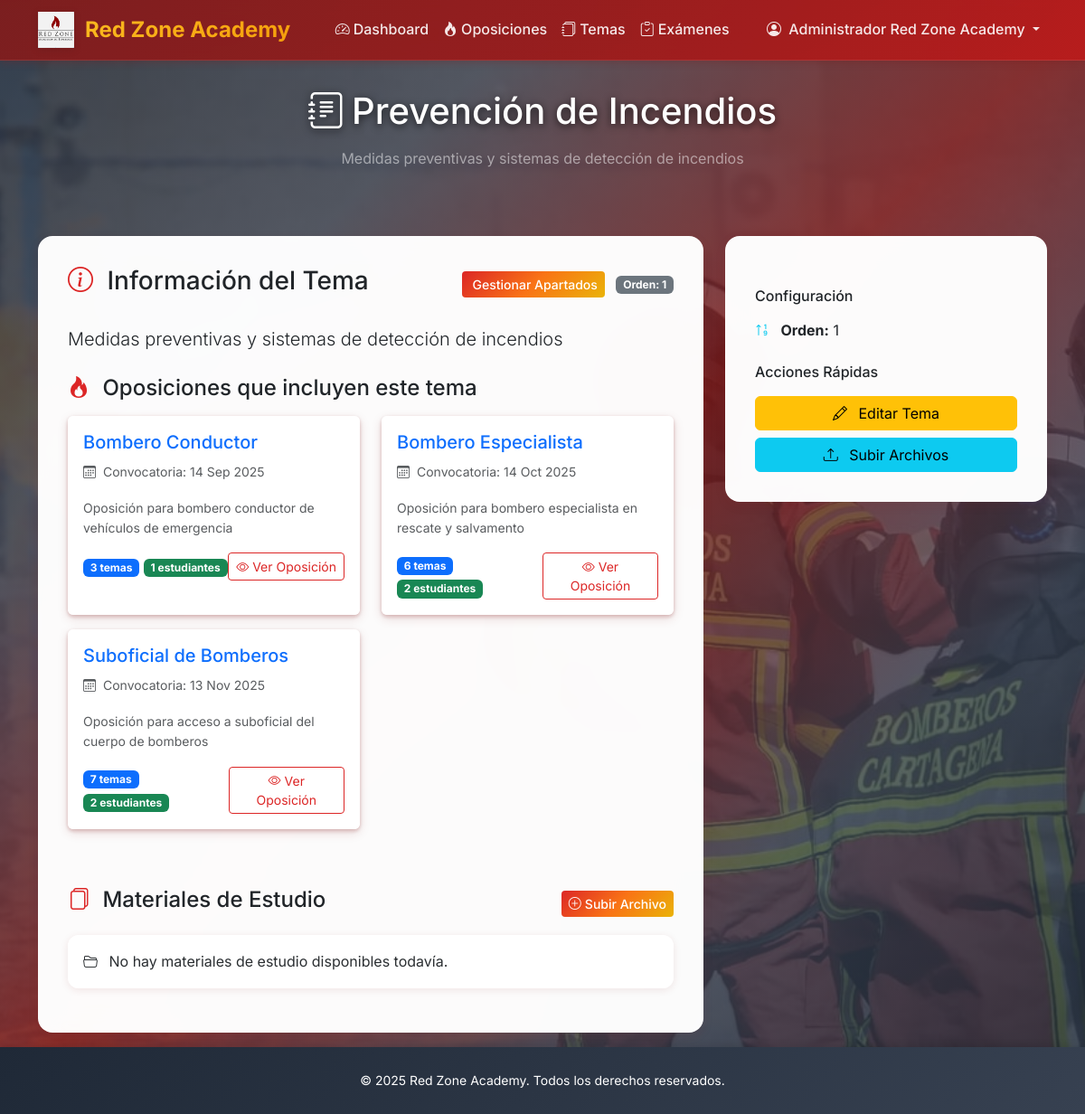
The app's page /dashboard/temas/2/ (signed in) with its own data.
### accounts/models.py (models this page shows, shortened)
class CustomUser(AbstractUser):
    USER_TYPES = [
        ('admin', 'Administrador'),
        ('student', 'Alumno'),
    ]
    user_type = models.CharField(max_length=10, choices=USER_TYPES, default='student')
    created_at = models.DateTimeField(auto_now_add=True)
    profile_picture = models.ImageField(
        upload_to=user_profile_picture_path,
        blank=True,
        null=True,
        help_text="Imagen de perfil del usuario"
    )
    def is_admin(self):
        return self.user_type == 'admin'
    def is_student(self):
        return self.user_type == 'student'

### core/models.py (models this page shows, shortened)
class Tema(models.Model):
    nombre = models.CharField(max_length=200)
    descripcion = models.TextField(blank=True, help_text="Descripción del tema")
    oposiciones = models.ManyToManyField(
        Oposicion,
        blank=True,
        related_name='temas',
        help_text="Oposiciones a las que pertenece este tema"
    )
    alumnos_con_acceso = models.ManyToManyField(
        User,
        limit_choices_to={'user_type': 'student'},
        blank=True,
        related_name='temas_acceso'
    )
    orden = models.PositiveIntegerField(default=0, help_text="Orden de aparición en la oposición")
    created_at = models.DateTimeField(auto_now_add=True)
    updated_at = models.DateTimeField(auto_now=True)
    class Meta:
        ordering = ['orden', 'nombre']

class Oposicion(models.Model):
    nombre = models.CharField(max_length=200)
    descripcion = models.TextField()
    fecha_convocatoria = models.DateField()
    alumnos_con_acceso = models.ManyToManyField(
        User,
        limit_choices_to={'user_type': 'student'},
        blank=True,
        related_name='oposiciones_acceso'
    )
    created_at = models.DateTimeField(auto_now_add=True)
    updated_at = models.DateTimeField(auto_now=True)
    class Meta:
        verbose_name_plural = "Oposiciones"
    @property
    def total_temas(self):
        return self.temas.count()
    @property
    def total_estudiantes(self):
        return self.alumnos_con_acceso.count()

### core/views.py (the view)
# urls.py: path('temas/<int:pk>/', views.TemaDetailView.as_view(), name='tema_detail'),
class TemaDetailView(LoginRequiredMixin, DetailView):
    model = Tema
    template_name = 'core/tema_detail.html'
    context_object_name = 'tema'
    def get_queryset(self):
        queryset = Tema.objects.prefetch_related(
            'oposiciones',
            'archivos',
            'alumnos_con_acceso'
        )
        if self.request.user.is_admin():
            return queryset.all()
        return queryset.filter(alumnos_con_acceso=self.request.user)
    def get_context_data(self, **kwargs):
        context = super().get_context_data(**kwargs)
        context['title'] = self.object.nombre
        if self.request.user.is_admin():
            context['oposiciones_relacionadas'] = self.object.oposiciones.all()
        else:
            context['oposiciones_relacionadas'] = self.object.oposiciones.filter(
                alumnos_con_acceso=self.request.user
            )
        return context

### templates/core/tema_detail.html (shortened to what this page needs)
{% extends 'base.html' %}
{% load humanize %}
{% block content %}
<div class="container">
    <div class="page-header seamless text-center mb-4">
        <h1 class="text-white mb-3">
            <i class="bi bi-journal-text me-2"></i>{{ tema.nombre }}
        </h1>
        {% if tema.descripcion %}
            <p class="text-white-50 mb-0">{{ tema.descripcion }}</p>
        {% endif %}
    </div>
    <div class="row">
        <div class="col-lg-8">
            <div class="main-content">
                <div class="d-flex justify-content-between align-items-center mb-4">
                    <h3>
                        <i class="bi bi-info-circle text-primary me-2"></i>
                        Información del Tema
                    </h3>
                    <div>
                        {% if user.is_admin %}
                            <a href="{% url 'core:admin_apartado_list' tema_id=tema.pk %}" class="btn btn-primary btn-sm me-2">
                                Gestionar Apartados
                            </a>
                        {% endif %}
                        <span class="badge bg-secondary">Orden: {{ tema.orden }}</span>
                    </div>
                </div>
                {% if tema.descripcion %}
                    <div class="mb-4">
                        <p class="lead">{{ tema.descripcion }}</p>
                    </div>
                {% endif %}
                <h4 class="mb-3">
                    <i class="bi bi-fire text-primary me-2"></i>
                    Oposiciones que incluyen este tema
                </h4>
                {% if oposiciones_relacionadas %}
                    <div class="row">
                        {% for oposicion in oposiciones_relacionadas %}
                        <div class="col-md-6 mb-3">
                            <div class="card h-100">
                                <div class="card-body">
                                    <h5 class="card-title">
                                        <a href="{% url 'core:oposicion_detail' oposicion.pk %}" class="text-decoration-none">
                                            {{ oposicion.nombre }}
                                        </a>
                                    </h5>
                                    <p class="card-text">
                                        <small class="text-muted">
                                            <i class="bi bi-calendar3 me-1"></i>
                                            Convocatoria: {{ oposicion.fecha_convocatoria|date:"d M Y" }}
                                        </small>
                                    </p>
                                    <p class="card-text text-muted small">
                                        {{ oposicion.descripcion|truncatewords:15 }}
                                    </p>
                                    <div class="d-flex justify-content-between align-items-center">
                                        <div>
                                            <span class="badge bg-primary">{{ oposicion.total_temas }} temas</span>
                                            <span class="badge bg-success">{{ oposicion.total_estudiantes }} estudiantes</span>
                                        </div>
                                        <a href="{% url 'core:oposicion_detail' oposicion.pk %}" class="btn btn-outline-primary btn-sm">
                                            <i class="bi bi-eye me-1"></i>Ver Oposición
                                        </a>
                                    </div>
                                </div>
                            </div>
                        </div>
                        {% endfor %}
                    </div>
                {% else %}
                    <div class="alert alert-warning">
                        <i class="bi bi-exclamation-triangle me-2"></i>
                        Este tema aún no está asignado a ninguna oposición.
                    </div>
                {% endif %}
                <div class="mt-5">
                    <div class="d-flex justify-content-between align-items-center mb-3">
                        <h4>
                            <i class="bi bi-files text-primary me-2"></i>
                            Materiales de Estudio
                        </h4>
                        {% if request.user.is_admin %}
                            <a href="{% url 'core:subir_archivo_tema' tema.pk %}" class="btn btn-primary btn-sm">
                                <i class="bi bi-plus-circle me-1"></i>Subir Archivo
                            </a>
                        {% endif %}
                    </div>
                    {% if tema.archivos.all %}
                        <div class="row">
                            {% for archivo in tema.archivos.all %}
                            <div class="col-md-6 mb-3">
                                <div class="card">
                                    <div class="card-body">
                                        <div class="d-flex justify-content-between align-items-start mb-2">
                                            <h6 class="card-title mb-0">
                                                <i class="bi bi-file-earmark-{{ archivo.tipo }} text-primary me-2"></i>
                                                {{ archivo.nombre }}
                                            </h6>
                                            <span class="badge bg-secondary">{{ archivo.orden }}</span>
                                        </div>
                                        {% if archivo.descripcion %}
                                            <p class="card-text small text-muted mb-2">
                                                {{ archivo.descripcion|truncatewords:10 }}
                                            </p>
                                        {% endif %}
                                        <div class="d-flex justify-content-between align-items-center">
                                            <small class="text-muted">
                                                {{ archivo.tamaño_legible }} • {{ archivo.descargas }} descargas
                                            </small>
                                            <div class="btn-group btn-group-sm">
                                                <a href="{% url 'core:descargar_archivo_tema' archivo.pk %}"
                                                   class="btn btn-outline-primary">
                                                    <i class="bi bi-download me-1"></i>Descargar
                                                </a>
                                                {% if request.user.is_admin %}
                                                    <a href="{% url 'core:eliminar_archivo_tema' archivo.pk %}"
                                                       class="btn btn-outline-danger">
                                                        <i class="bi bi-trash"></i>
                                                    </a>
                                                {% endif %}
                                            </div>
                                        </div>
                                    </div>
                                </div>
                            </div>
                            {% endfor %}
                        </div>
                    {% else %}
                        <div class="alert alert-secondary">
                            <i class="bi bi-folder2-open me-2"></i>
                            No hay materiales de estudio disponibles todavía.
                        </div>
                    {% endif %}
                </div>
            </div>
        </div>
        <div class="col-lg-4">
            <div class="main-content">
                <div class="mt-4">
                    <h6 class="mb-3">Configuración</h6>
                    <ul class="list-unstyled">
                        <li class="mb-2">
                            <i class="bi bi-sort-numeric-up text-info me-2"></i>
                            <strong>Orden:</strong> {{ tema.orden }}
                        </li>
                    </ul>
                </div>
                <div class="mt-4">
                    <h6 class="mb-3">Acciones Rápidas</h6>
                    <div class="d-grid gap-2">
                        {% if request.user.is_admin %}
                            <a href="{% url 'core:admin_tema_update' tema.pk %}" class="btn btn-warning">
                                <i class="bi bi-pencil me-2"></i>
                                Editar Tema
                            </a>
                            <a href="{% url 'core:subir_archivo_tema' tema.pk %}" class="btn btn-info">
                                <i class="bi bi-upload me-2"></i>
                                Subir Archivos
                            </a>
                        {% endif %}
                    </div>
                </div>
            </div>
        </div>
    </div>
</div>
{% endblock %}

### templates/base.html (shortened to what this page needs)
<!DOCTYPE html>
<html lang="es" data-bs-theme="light" class="h-100">
<head>
    {% load static %}
    <link href="https://cdnjs.cloudflare.com/ajax/libs/bootstrap/5.3.2/css/bootstrap.min.css" rel="stylesheet">
    <link href="https://cdnjs.cloudflare.com/ajax/libs/bootstrap-icons/1.11.3/font/bootstrap-icons.min.css" rel="stylesheet">
</head>
<body>
    <nav class="navbar navbar-expand-lg navbar-light bg-white">
        <div class="container">
            {% load static %}
            {% if user.is_authenticated %}
                <a class="navbar-brand" href="{% url 'core:dashboard' %}">
                    <img src="{% static 'img/logo_rz.png' %}" alt="Red Zone Academy" class="navbar-brand-logo">
                    Red Zone Academy
                </a>
            {% else %}
                <a class="navbar-brand" href="#">
                    <img src="{% static 'img/logo_rz.png' %}" alt="Red Zone Academy" class="navbar-brand-logo">
                    Red Zone Academy
                </a>
            {% endif %}
            <div class="collapse navbar-collapse" id="navbarNav">
                {% if user.is_authenticated %}
                <ul class="navbar-nav mx-auto">
                    <li class="nav-item">
                        <a class="nav-link" href="{% url 'core:dashboard' %}">
                            <i class="bi bi-speedometer2 me-1"></i>Dashboard
                        </a>
                    </li>
                    <li class="nav-item">
                        <a class="nav-link" href="{% url 'core:oposicion_list' %}">
                            <i class="bi bi-fire me-1"></i>Oposiciones
                        </a>
                    </li>
                    <li class="nav-item">
                        <a class="nav-link" href="{% url 'core:tema_list' %}">
                            <i class="bi bi-journals me-1"></i>Temas
                        </a>
                    </li>
                    <li class="nav-item">
                        <a class="nav-link" href="{% url 'core:examen_test_list' %}">
                            <i class="bi bi-clipboard-check me-1"></i>Exámenes
                        </a>
                    </li>
                </ul>
                <ul class="navbar-nav">
                    <li class="nav-item dropdown">
                        <a class="nav-link dropdown-toggle" href="#" id="userDropdown" role="button" data-bs-toggle="dropdown">
                            <i class="bi bi-person-circle me-1"></i>
                            {{ user.get_full_name|default:user.username }}
                        </a>
                    </li>
                </ul>
                {% endif %}
            </div>
        </div>
    </nav>
    <div class="main-wrapper">
        {% block content %}{% endblock %}
    </div>
    <footer class="footer">
        <div class="container">
            <div class="row">
                <div class="col-12 text-center">
                    <small>&copy; 2025 Red Zone Academy. Todos los derechos reservados.</small>
                </div>
            </div>
        </div>
    </footer>
</body>
</html>

### records on screen
CustomUser: get_full_name "Administrador Red Zone Academy"
Tema: nombre "Prevención de Incendios", descripcion "Medidas preventivas y sistemas de detección de incendios", orden "1"
Oposicion: nombre "Bombero Conductor", fecha_convocatoria "14 Sep 2025", descripcion "Oposición para bombero conductor de vehículos de emergencia", total_temas "3", total_estudiantes "1"
Oposicion: nombre "Bombero Especialista", fecha_convocatoria "14 Oct 2025", descripcion "Oposición para bombero especialista en rescate y salvamento", total_temas "6", total_estudiantes "2"
Oposicion: nombre "Suboficial de Bomberos", fecha_convocatoria "13 Nov 2025", descripcion "Oposición para acceso a suboficial del cuerpo de bomberos", total_temas "7", total_estudiantes "2"
